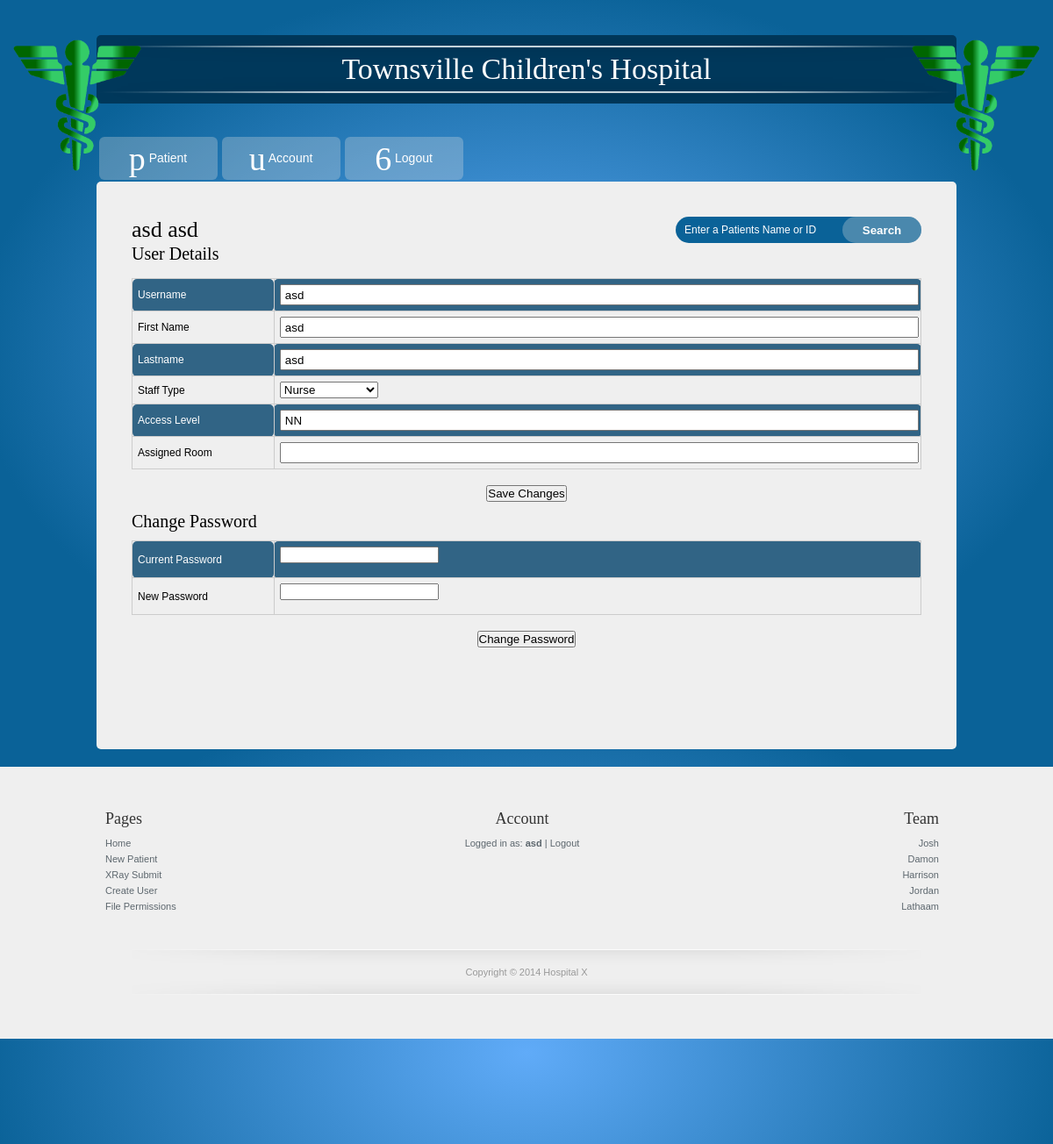
The app's page /uni/Hospital/user.php (signed in) with its own data.
### tables this page shows
CREATE TABLE IF NOT EXISTS `201_users` (
  `Username` varchar(20) NOT NULL,
  `Password` varchar(50) NOT NULL,
  `AccessCode` varchar(20) DEFAULT NULL,
  PRIMARY KEY (`Username`)
);

CREATE TABLE IF NOT EXISTS `201_staff` (
  `Username` varchar(20) NOT NULL,
  `StaffID` decimal(6,0) NOT NULL,
  `Stafftype` varchar(15) NOT NULL,
  `Room` varchar(10) NOT NULL DEFAULT '',
  `Lastname` varchar(30) NOT NULL,
  `Firstname` varchar(30) NOT NULL,
  PRIMARY KEY (`StaffID`),
  KEY `Username` (`Username`)
);

### uni/Hospital/user.php (the view, shortened to what this page needs)
<?php
	include 'header.php';
	if(checkPermission("AA", $mysqli)){
?>
			<?php
			if(checkFilePermission(__FILE__, $mysqli) && isset($_POST['Username']) && isset($_POST['Firstname']) && isset($_POST['Lastname']) && isset($_POST['type']) && isset($_POST['AccessCode']) && isset($_POST['Room'])){
				if (isset($_GET['id'])){
				$id = $_GET['id'];
				}else{
				$id = $_SESSION['User'];
				}
				$un = $_POST['Username'];
				$fn = $_POST['Firstname'];
				$ln = $_POST['Lastname'];
				$st = $_POST['type'];
				$ac = $_POST['AccessCode'];
				$add = $_POST['Room'];
				$up1 = runSQL("UPDATE 201_users SET Username='$un',AccessCode='$ac' WHERE Username='$id'", $mysqli);
				if ($up1){
					$sql = "UPDATE 201_staff SET Lastname='$ln',Firstname='$fn',Stafftype='$st',Username='$un', Room='$add' WHERE Username='$id'";
					$check = runSQL($sql,$mysqli);
				}else{
				echo "primary failure";
				$check = false;
				}
				echo '<center>';
				if($check){
					echo 'User Details Updated.';
				} else { echo 'User details not updated. Try again.'; }
				echo '<br></center>';
				$target = $un;
			}else{
				if (isset($_GET['id']) && checkFilePermission(__FILE__, $mysqli)){
					$target = $_GET['id'];
				}else{
					$target = $_SESSION['User'];
				}
			}
				$rows = singleRowSQL("SELECT s.Username, Firstname, Lastname, Stafftype, Accesscode, Room FROM 201_users u join 201_staff s on u.Username = s.Username WHERE s.Username ='".$target."'" ,$mysqli);
			?>
			<h2 style="display: inline;"><?php echo $rows['Firstname'] . " " . $rows['Lastname']; ?></h2>
			<?php
				echo '<h3>User Details</h3><table id="patientDetails"><form method="post" action="user.php?id='.$target.'">
					<tr><td class="leftc">Username</td><td><input name="Username" type="text" value="'.$rows['Username'].'"></td></tr>
					<tr><td class="leftc">First Name</td><td><input name="Firstname" type="text" value="'.$rows['Firstname'].'"></td></tr>
					<tr><td class="leftc">Lastname</td><td><input name="Lastname" type="text" value="'.$rows['Lastname'].'"></td></tr>
					<tr><td class="leftc">Staff Type</td><td><select name="type"><option value="Nurse" ';
				if ($rows['Stafftype'] == 'Nurse'){
						echo ' selected';}
				echo '>Nurse</option><option value="Doctor"';
				if ($rows['Stafftype'] == 'Doctor'){
						echo ' selected';}
				echo '>Doctor</option><option value="Receptionist"';
				if ($rows['Stafftype'] == "Receptionist"){
						echo ' selected';}
				echo '>Receptionist</option><option value="System Admin"';
				if ($rows['Stafftype'] == "System Admin"){
						echo ' selected';}
				echo '>System Admin</option><option value="Technician"';
				if ($rows['Stafftype'] == "Technician"){
						echo ' selected';}
				echo '>Technician</option><option value="Hospital Admin"';
				echo '>Hospital Admin</option></select></td></tr>
					<tr><td class="leftc">Access Level</td><td><input name="AccessCode" type="text" value="'.$rows['Accesscode'].'"></td></tr>
					<tr><td class="leftc">Assigned Room</td><td><input name="Room" type="text" value="'.$rows['Room'].'"></td></tr>
					</table>';
				echo '<center><br><input type="submit" value="Save Changes"></form></center>';
				echo '<h3>Change Password</h3><table id="patientDetails">
				<form method="post" action="user.php?id='.$target.'">
				<tr><td class="leftc">Current Password</td><td><input name="password" type="password" value=""></td></tr>
				<tr><td class="leftc">New Password</td><td><input name="npassword" type="password" value=""></td></tr></table>
				<center><br><input type="submit" value="Change Password"></form></center>';
					?>
				<br><br>
			<div class="clear h20"></div>
<?php } else { include 'permissionDenied.html'; } ?>
	<?php include 'footer.php'; ?>

### uni/Hospital/style.css (style rules this page uses)
* { margin:0; padding:0; }
body { margin: 0; padding: 20px 0 0 0; color: #ccc; font-family: Verdana, Arial, Helvetica, sans-serif; font-size: 12px; line-height: 18px; background: -moz-radial-gradient(center, ellipse cover, #60abf8 0%, #0a6298 74%); background: -webkit-gradient(radial, center center, 0px, center center, 100%, color-stop(0%,#60abf8), color-stop(74%,#0a6298)); background: -webkit-radial-gradient(center, ellipse cover, #60abf8 0%,#0a6298 74%); background: -o-radial-gradient(center, ellipse cover, #60abf8 0%,#0a6298 74%); background: -ms-radial-gradient(center, ellipse cover, #60abf8 0%,#0a6298 74%); background: radial-gradient(ellipse at center, #60abf8 0%,#0a6298 74%); filter: progid:DXImageTransform.Microsoft.gradient( startColorstr='#60abf8', endColorstr='#0a6298',GradientType=1 ); }
h1, h2, h3, h4, h5, h6 { color:#000; font-weight:400; padding: 0; margin: 0 0 10px 0; font-family: Georgia, "Times New Roman", Times, serif; }
h2 { font-size:26px; margin-bottom: 30px; line-height: 30px; }
h3 { font-size:20px; line-height: 24px }
.clear { clear: both }
.h20 { height: 20px }
input { margin-bottom: 10px }
table { width: 100%; border-collapse: collapse; }
tr:nth-of-type(odd) { background: #316485; color: white; }
tr:nth-of-type(even) { color: black; }
td, th { padding: 6px; border: 1px solid #ccc; text-align: left; }
td { border-radius:5px; }
.leftc { width: 18%; }
#patientDetails input[type="text"] { width: calc(100% - 4px); height: 100%; height: 20px; margin: 0; padding-left: 4px; }

### records on screen
201_users: 201_staff.Firstname "asd", 201_staff.Lastname "asd", Username "asd", Firstname "asd", Lastname "asd", AccessCode "NN"
201_staff: type "Nurse"

### other values on screen
$_SESSION['User'] "asd"
